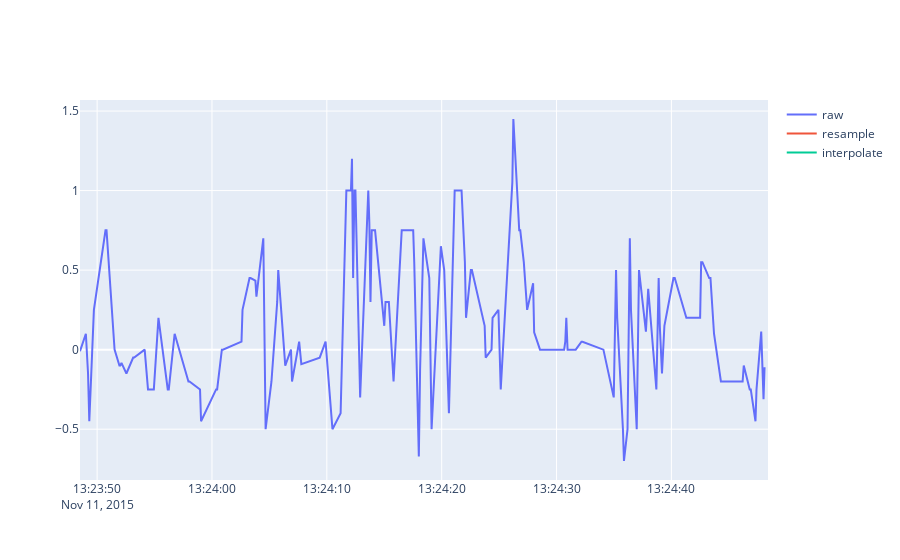

Write notebook code for a chart like this one.
### Markdown cell above
# Let's calculate the Yaw Rate

### Code cell
ya = trip_data['yaw']

oidx = ya.index
nidx = pd.date_range(oidx.min(), oidx.max(), freq='100ms')
ya_resample = ya.reindex(oidx.union(nidx)).interpolate('index').reindex(nidx)

ya_interp = ya_resample\
    .interpolate(method='linear', limit=1, limit_area='inside')\
    .interpolate(method='akima', limit_area='inside')\
    .ffill()\
    .bfill()

def derivate(x:pd.Series):
    idx = x.index.to_series().diff().dt.total_seconds().fillna(0)
    return pd.Series(np.gradient(x, idx), x.index)

lib.util.plot_multilple_series(
    derivate(ya).rename('raw'),
    derivate(ya_resample).rename('resample'),
    derivate(ya_interp).rename('interpolate'),
    title='yaw rate from different processed yaw angle'
)

### Figure 1 — Plotly figure (JSON) as saved in the notebook; plotly's stock layout.template omitted (floating-point values rounded to 4 significant figures; data arrays with more than 128 entries replaced by an {"elided": "..."} marker saying what was removed)
{"data": [{"connectgaps": true, "mode": "lines", "name": "raw", "type": "scatter", "x": {"elided": "1132 str values"}, "y": {"elided": "1132 float values"}}, {"connectgaps": true, "mode": "lines", "name": "resample", "type": "scatter", "x": {"elided": "1132 str values"}, "y": {"elided": "1132 float values"}}, {"connectgaps": true, "mode": "lines", "name": "interpolate", "type": "scatter", "x": {"elided": "1132 str values"}, "y": {"elided": "1132 float values"}}], "layout": {}}
